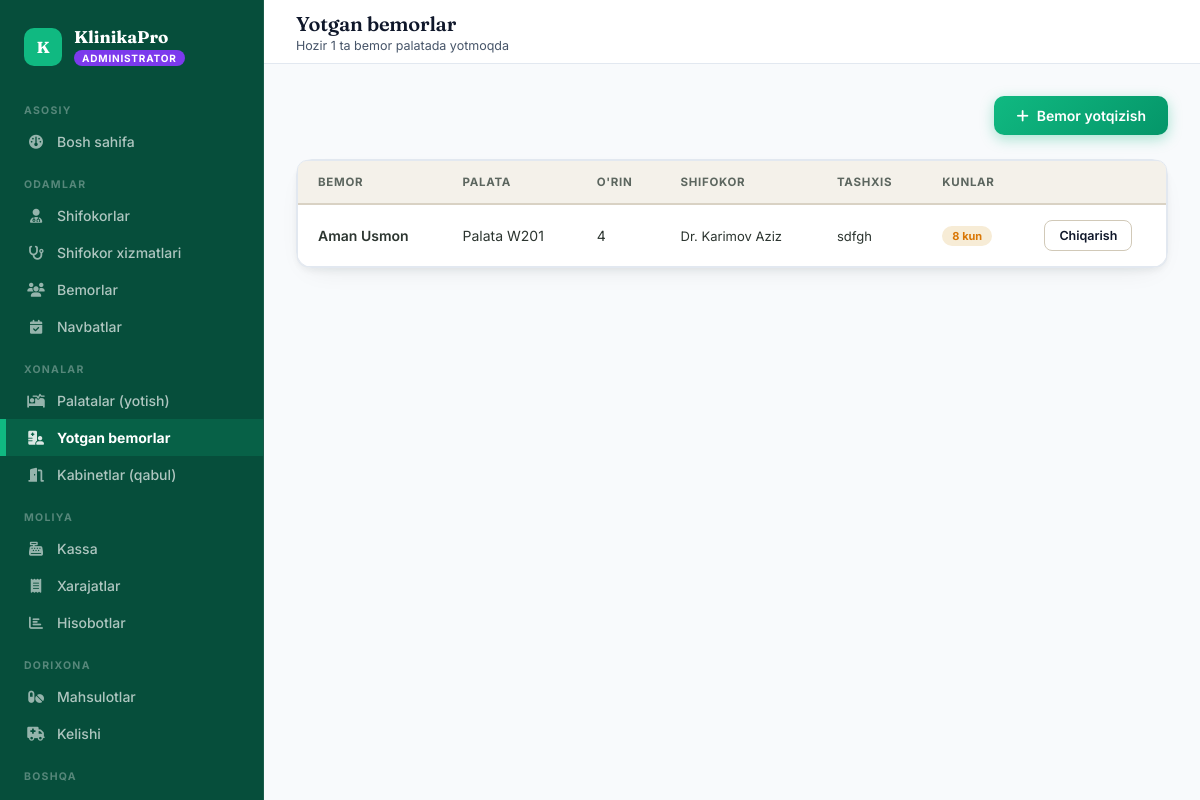
Page /rooms/admissions/ (signed in) on the committed database.
### accounts/models.py (models this page shows, shortened)
class User(AbstractUser):
    ROLE_CHOICES = [
        ('admin', 'Administrator'),
        ('doctor', 'Shifokor'),
        ('patient', 'Bemor'),
    ]
    role = models.CharField(max_length=10, choices=ROLE_CHOICES, default='patient')
    phone = models.CharField(max_length=20, blank=True)

### rooms/models.py (models this page shows, shortened)
class PatientAdmission(models.Model):
    STATUS = [('active', 'Yotmoqda'), ('discharged', 'Chiqarilgan')]
    patient = models.ForeignKey('patients.Patient', on_delete=models.CASCADE, related_name='admissions')
    ward = models.ForeignKey(Ward, on_delete=models.CASCADE, related_name='admissions')
    doctor = models.ForeignKey('doctors.Doctor', on_delete=models.SET_NULL, null=True)
    bed_number = models.CharField(max_length=10, blank=True, verbose_name="O'rin raqami")
    admitted_at = models.DateTimeField(auto_now_add=True)
    discharged_at = models.DateTimeField(null=True, blank=True)
    status = models.CharField(max_length=20, choices=STATUS, default='active')
    diagnosis = models.TextField(verbose_name="Tashxis")
    @property
    def days_admitted(self):
        from django.utils import timezone
        end = self.discharged_at or timezone.now()
        return (end - self.admitted_at).days + 1
    class Meta:
        verbose_name = "Bemor yotishi"
        verbose_name_plural = "Bemor yotishlari"

class Ward(models.Model):
    WARD_TYPE = [
        ('general', 'Umumiy palata'),
        ('vip', 'VIP palata'),
        ('icu', 'Reanimatsiya'),
        ('surgery', 'Jarrohlikdan keyingi'),
        ('pediatric', 'Bolalar palatasi'),
        ('maternity', "Tug'uruqxona"),
    ]
    name = models.CharField(max_length=100, verbose_name="Palata nomi")
    number = models.CharField(max_length=10, unique=True, verbose_name="Palata raqami")
    ward_type = models.CharField(max_length=20, choices=WARD_TYPE, verbose_name="Turi")
    floor = models.PositiveIntegerField(verbose_name="Qavat")
    total_beds = models.PositiveIntegerField(verbose_name="Jami o'rinlar")
    price_per_day = models.DecimalField(max_digits=12, decimal_places=0, verbose_name="Kunlik narx")
    is_active = models.BooleanField(default=True)
    @property
    def occupied_beds(self):
        return self.admissions.filter(status='active').count()
    @property
    def available_beds(self):
        return self.total_beds - self.occupied_beds
    class Meta:
        verbose_name = "Palata (yotish bo'limi)"
        verbose_name_plural = "Palatalar (yotish bo'limi)"
        ordering = ['number']

### patients/models.py (models this page shows, shortened)
class Patient(models.Model):
    GENDER_CHOICES = [('M', 'Erkak'), ('F', 'Ayol')]
    user = models.OneToOneField(settings.AUTH_USER_MODEL, on_delete=models.CASCADE, related_name='patient_profile')
    patient_id = models.CharField(max_length=20, unique=True, default=generate_patient_id, verbose_name="Bemor ID")
    first_name = models.CharField(max_length=100, verbose_name="Ism")
    last_name = models.CharField(max_length=100, verbose_name="Familiya")
    gender = models.CharField(max_length=1, choices=GENDER_CHOICES, verbose_name="Jinsi")
    birth_date = models.DateField(verbose_name="Tug'ilgan sana")
    phone = models.CharField(max_length=20, verbose_name="Telefon")
    address = models.TextField(blank=True, verbose_name="Manzil")
    blood_type = models.CharField(max_length=5, blank=True, verbose_name="Qon guruhi")
    allergies = models.TextField(blank=True, verbose_name="Allergiyalar")
    has_booked = models.BooleanField(default=False, verbose_name="Birinchi navbatni band qilganmi")
    registered_at = models.DateTimeField(auto_now_add=True)
    @property
    def full_name(self):
        return f"{self.last_name} {self.first_name}"
    class Meta:
        verbose_name = "Bemor"
        verbose_name_plural = "Bemorlar"

### doctors/models.py (models this page shows, shortened)
class Doctor(models.Model):
    GENDER_CHOICES = [('M', 'Erkak'), ('F', 'Ayol')]
    user = models.OneToOneField(settings.AUTH_USER_MODEL, on_delete=models.CASCADE, related_name='doctor_profile')
    first_name = models.CharField(max_length=100, verbose_name="1. Ism")
    last_name = models.CharField(max_length=100, verbose_name="2. Familiya")
    phone = models.CharField(max_length=20, verbose_name="3. Telefon")
    gender = models.CharField(max_length=1, choices=GENDER_CHOICES, verbose_name="4. Jinsi")
    specialization = models.ForeignKey(Specialization, on_delete=models.SET_NULL, null=True, verbose_name="5. Mutaxassislik")
    experience_years = models.PositiveIntegerField(default=0, verbose_name="6. Ish tajribasi (yil)")
    consultation_price = models.DecimalField(max_digits=12, decimal_places=0, default=0, verbose_name="7. Konsultatsiya narxi")
    cabinet = models.ForeignKey('rooms.Cabinet', on_delete=models.SET_NULL, null=True, blank=True, related_name='doctors', verbose_name="8. Kabinet (xona)")
    photo = models.ImageField(upload_to='doctors/', blank=True, verbose_name="9. Rasmi")
    bio = models.TextField(blank=True, verbose_name="10. Qisqacha ma'lumot")
    is_active = models.BooleanField(default=True)
    created_at = models.DateTimeField(auto_now_add=True)
    def __str__(self):
        return f"Dr. {self.last_name} {self.first_name}"
    class Meta:
        verbose_name = "Shifokor"
        verbose_name_plural = "Shifokorlar"

### rooms/views.py (the view, shortened to what this page needs)
# urls.py: path('admissions/', views.admission_list, name='admissions'),
@login_required
@role_required('admin')
def admission_list(request):
    admissions = PatientAdmission.objects.filter(status='active').select_related('patient', 'ward', 'doctor')
    wards = Ward.objects.filter(is_active=True)
    patients = Patient.objects.filter(has_booked=True)
    doctors = Doctor.objects.filter(is_active=True)
    return render(request, 'rooms/admissions.html', {
        'admissions': admissions, 'wards': wards, 'patients': patients, 'doctors': doctors,
    })

### templates/rooms/admissions.html (shortened to what this page needs)
{% extends "base.html" %}
{% block page_title %}Yotgan bemorlar{% endblock %}
{% block page_sub %}<div class="sub">Hozir {{ admissions.count }} ta bemor palatada yotmoqda</div>{% endblock %}
{% block content %}
<div class="page-head">
  <button onclick="openModal('addAdm')" class="btn btn-primary"><i class="fa-solid fa-plus"></i> Bemor yotqizish</button>
</div>
<div class="panel">
  <div class="tbl-wrap">
    <table>
      <thead><tr><th>Bemor</th><th>Palata</th><th>O'rin</th><th>Shifokor</th><th>Tashxis</th><th>Kunlar</th><th></th></tr></thead>
      <tbody>
      {% for a in admissions %}
      <tr>
        <td><a href="{% url "patient_detail_admin" a.patient.pk %}" style="color:var(--teal); font-weight:600;">{{ a.patient.full_name }}</a></td>
        <td>Palata {{ a.ward.number }}</td>
        <td>{{ a.bed_number|default:"—" }}</td>
        <td style="font-size:13px;">{{ a.doctor }}</td>
        <td style="font-size:13px; max-width:180px;">{{ a.diagnosis|truncatechars:50 }}</td>
        <td><span class="tag tag-warn">{{ a.days_admitted }} kun</span></td>
        <td>
          <form method="post" action="{% url "discharge_patient" a.pk %}">
            <button type="submit" class="btn btn-ghost btn-sm">Chiqarish</button>
          </form>
        </td>
      </tr>
      {% empty %}
      <tr><td colspan="7" class="empty-row"><i class="fa-solid fa-bed"></i>Hozir yotgan bemor yo'q</td></tr>
      {% endfor %}
      </tbody>
    </table>
  </div>
</div>
{% endblock %}

### templates/base.html (shortened to what this page needs)
<!DOCTYPE html>
<html lang="uz">
<head>
<link href="https://cdnjs.cloudflare.com/ajax/libs/font-awesome/6.4.0/css/all.min.css" rel="stylesheet">
</head>
<body>
{% if user.is_authenticated %}
<nav class="sidebar">
  <div class="sb-brand">
    <div class="sb-mark">K</div>
    <div>
      <div class="sb-name">KlinikaPro</div>
      <span class="sb-role-tag {{ user.role }}">{{ user.get_role_display }}</span>
    </div>
  </div>
  {% if user.role == 'admin' %}
  <div class="sb-section">Asosiy</div>
  <a href="{% url 'admin_dashboard' %}" class="sb-link {% if request.resolver_match.url_name == 'admin_dashboard' %}active{% endif %}"><i class="fa-solid fa-gauge"></i> Bosh sahifa</a>
  <div class="sb-section">Odamlar</div>
  <a href="{% url 'doctors' %}" class="sb-link "><i class="fa-solid fa-user-doctor"></i> Shifokorlar</a>
  <a href="{% url 'doctor_services_admin' %}" class="sb-link {% if request.resolver_match.url_name == 'doctor_services_admin' %}active{% endif %}"><i class="fa-solid fa-stethoscope"></i> Shifokor xizmatlari</a>
  <a href="{% url 'patients' %}" class="sb-link {% if request.resolver_match.url_name == 'patients' or request.resolver_match.url_name == 'patient_detail_admin' %}active{% endif %}"><i class="fa-solid fa-users"></i> Bemorlar</a>
  <a href="{% url 'appointment_list_admin' %}" class="sb-link {% if request.resolver_match.url_name == 'appointment_list_admin' %}active{% endif %}"><i class="fa-solid fa-calendar-check"></i> Navbatlar</a>
  <div class="sb-section">Xonalar</div>
  <a href="{% url 'wards' %}" class="sb-link {% if request.resolver_match.url_name == 'wards' %}active{% endif %}"><i class="fa-solid fa-bed-pulse"></i> Palatalar (yotish)</a>
  <a href="{% url 'admissions' %}" class="sb-link {% if request.resolver_match.url_name == 'admissions' %}active{% endif %}"><i class="fa-solid fa-hospital-user"></i> Yotgan bemorlar</a>
  <a href="{% url 'cabinets' %}" class="sb-link {% if request.resolver_match.url_name == 'cabinets' %}active{% endif %}"><i class="fa-solid fa-door-open"></i> Kabinetlar (qabul)</a>
  <div class="sb-section">Moliya</div>
  <a href="{% url 'kassa' %}" class="sb-link {% if request.resolver_match.url_name == 'kassa' %}active{% endif %}"><i class="fa-solid fa-cash-register"></i> Kassa</a>
  <a href="{% url 'expenses' %}" class="sb-link {% if request.resolver_match.url_name == 'expenses' %}active{% endif %}"><i class="fa-solid fa-receipt"></i> Xarajatlar</a>
  <a href="{% url 'reports' %}" class="sb-link {% if request.resolver_match.url_name == 'reports' %}active{% endif %}"><i class="fa-solid fa-chart-bar"></i> Hisobotlar</a>
  <div class="sb-section">Dorixona</div>
  <a href="{% url 'medicines' %}" class="sb-link {% if request.resolver_match.url_name == 'medicines' %}active{% endif %}"><i class="fa-solid fa-pills"></i> Mahsulotlar</a>
  <a href="{% url 'medicine_income' %}" class="sb-link {% if request.resolver_match.url_name == 'medicine_income' %}active{% endif %}"><i class="fa-solid fa-truck-medical"></i> Kelishi</a>
  <div class="sb-section">Boshqa</div>
  <a href="{% url 'operations' %}" class="sb-link {% if request.resolver_match.url_name == 'operations' %}active{% endif %}"> Operatsiyalar</a>
  {% endif %}
</nav>
<div class="main">
  <header class="topbar">
    <div>
      <h1>{% block page_title %}{% endblock %}</h1>
      {% block page_sub %}{% endblock %}
    </div>
  </header>
  <div class="content">
    {% block content %}{% endblock %}
  </div>
</div>
{% else %}
{% block noauth %}{% endblock %}
{% endif %}
</body>
</html>

### rows in the picture
User: role "ADMINISTRATOR"
PatientAdmission: patient.full_name "Aman Usmon", ward.number "W201", bed_number "4", doctor "Dr. Karimov Aziz", diagnosis "sdfgh", days_admitted "8"

### other values in the picture
{{ admissions.count }} "1"
